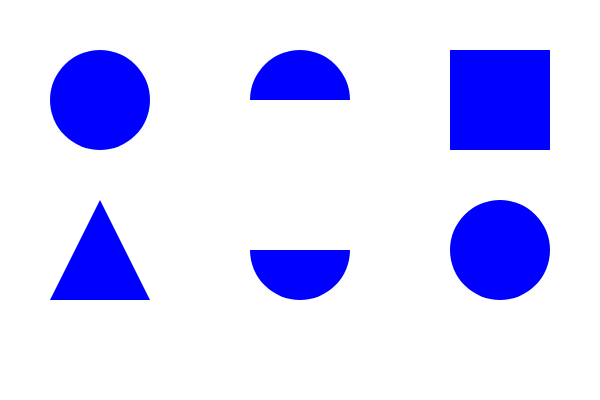
Frame 1 (no input)
Frame 60 (no input): identical to frame 1, image omitted
Frame 120 (the mouse pressed at the canvas centre since frame 60): identical to frame 1, image omitted

The p5.js sketch that drew this single still picture (run headless with seeded random() and noise() and a simulated clock; from frame 60 on, the mouse is pressed at the canvas centre):

// p5.js sketch
// ── sketch.js
function setup() {
  createCanvas(600, 400);
}

function draw() {
  background(255);
  
  fill(0, 0, 255);
  noStroke();
  circle(100, 100,100);
  
  fill(0,0,255);
  noStroke();
  triangle(100, 200, 50, 300, 150, 300);
  
  fill(0, 0, 255);
  noStroke();
  arc(300, 100, 100, 100, PI, 0);
  
  fill(0, 0, 255);
  noStroke();
  arc(300, 250, 100, 100, 0, PI);
  
  fill(0, 0, 255);
  noStroke();
  rect(450, 50, 100, 100);
  
  fill(0, 0, 255);
  noStroke();
  circle(500, 250,100);
}
